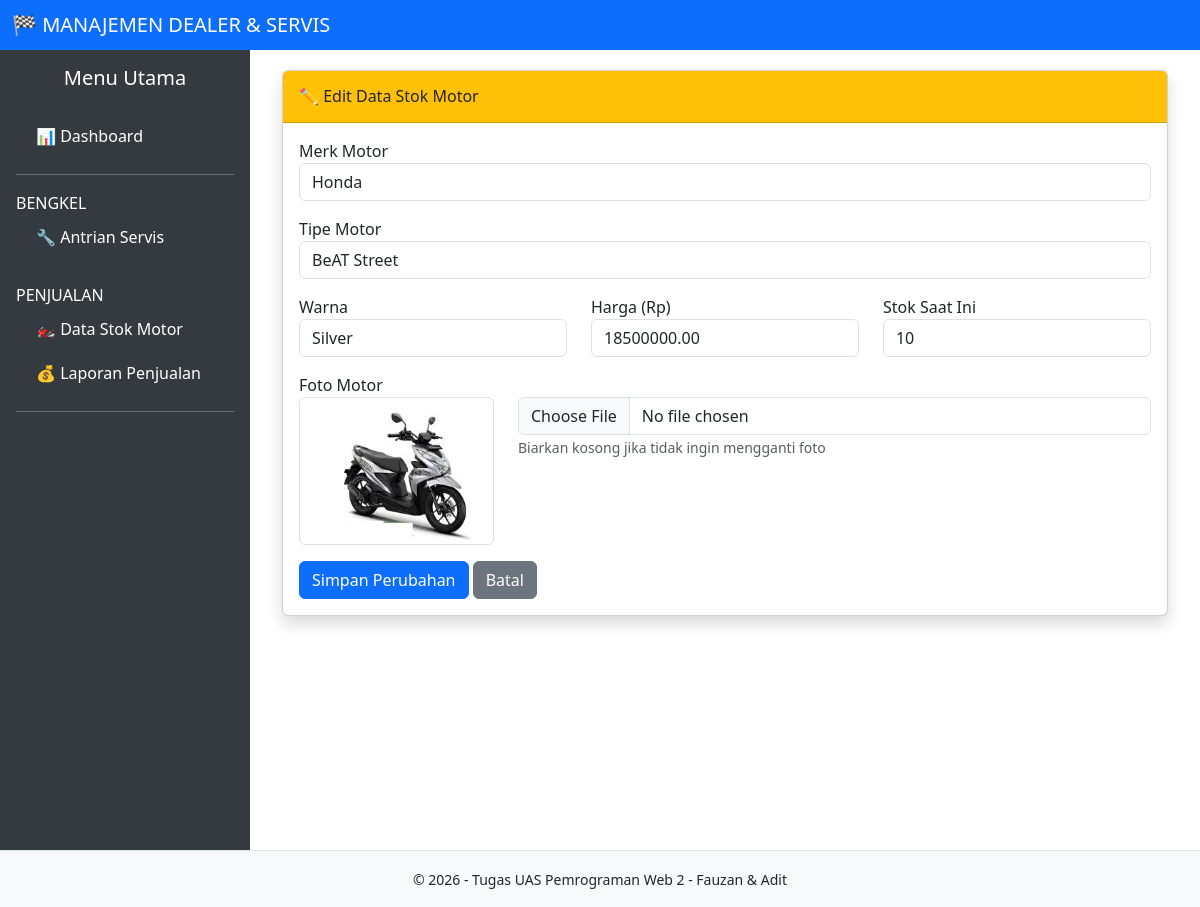
/index.php/dealer/edit_motor/3, run on the app's committed database.
### tables this page shows
CREATE TABLE `tb_motor` (
    `id_motor` int(11) NOT NULL,
    `merk` varchar(50) NOT NULL,
    `tipe` varchar(100) NOT NULL,
    `warna` varchar(50) NOT NULL,
    `harga` decimal(15, 2) NOT NULL,
    `stok` int(11) NOT NULL,
    `foto` varchar(255) DEFAULT NULL
);

### application/controllers/Dealer.php (called while the page is built, shortened)
<?php
class Dealer extends CI_Controller
{
    public function __construct()
    {
        $this->load->model('Dealer_model');
        $this->load->helper('url');
        $this->load->helper('form');
    }
    public function edit_motor($id)
    {
        $data['motor'] = $this->Dealer_model->get_motor_by_id($id);
        $this->load->view('templates/header');
        $this->load->view('templates/sidebar');
        $this->load->view('edit_motor_view', $data);
        $this->load->view('templates/footer');
    }
}

### index.php (called while the page is built, shortened)
<?php
require_once BASEPATH.'core/CodeIgniter.php';

### application/models/Dealer_model.php (called while the page is built, shortened)
<?php
class Dealer_model extends CI_Model {
    public function get_motor_by_id($id)
    {
        return $this->db->get_where('tb_motor', ['id_motor' => $id])->row_array();
    }
}

### application/views/edit_motor_view.php (the view, shortened to what this page needs)
<div class="container-fluid">
    <div class="card shadow mb-4">
        <div class="card-header py-3 bg-warning text-dark">
            <h6 class="m-0 font-weight-bold">✏️ Edit Data Stok Motor</h6>
        </div>
        <div class="card-body">
            <?php echo form_open_multipart('dealer/update_motor'); ?>
            <div class="mb-3">
                <label>Merk Motor</label>
                <select name="merk" class="form-control">
                    <option value="Honda" <?= ($motor['merk'] == 'Honda') ? 'selected' : '' ?>>Honda</option>
                </select>
            </div>
            <div class="mb-3">
                <label>Tipe Motor</label>
                <input type="text" name="tipe" class="form-control" value="<?= $motor['tipe'] ?>" required>
            </div>
            <div class="row">
                <div class="col-md-4 mb-3">
                    <label>Warna</label>
                    <input type="text" name="warna" class="form-control" value="<?= $motor['warna'] ?>" required>
                </div>
                <div class="col-md-4 mb-3">
                    <label>Harga (Rp)</label>
                    <input type="number" name="harga" class="form-control" value="<?= $motor['harga'] ?>" required>
                </div>
                <div class="col-md-4 mb-3">
                    <label>Stok Saat Ini</label>
                    <input type="number" name="stok" class="form-control" value="<?= $motor['stok'] ?>" required>
                </div>
            </div>
            <div class="mb-3">
                <label>Foto Motor</label>
                <div class="row">
                    <div class="col-sm-3">
                        <?php if ($motor['foto']): ?>
                            <img src="<?= base_url('uploads/motor/' . $motor['foto']) ?>" class="img-thumbnail">
                        <?php else: ?>
                            <img src="<?= base_url('assets/img/no-image.jpg') ?>" class="img-thumbnail" alt="No Image">
                        <?php endif; ?>
                    </div>
                    <div class="col-sm-9">
                        <input type="file" name="foto" class="form-control">
                        <small class="text-muted">Biarkan kosong jika tidak ingin mengganti foto</small>
                    </div>
                </div>
            </div>
            <button type="submit" class="btn btn-primary">Simpan Perubahan</button>
            <a href="<?= base_url('index.php/dealer/motor') ?>" class="btn btn-secondary">Batal</a>
            <?php echo form_close(); ?>
        </div>
    </div>
</div>

### application/views/templates/header.php (style rules this page uses)
body { display: flex; min-height: 100vh; flex-direction: column; }

### data on the page
tb_motor: merk "Honda", tipe "BeAT Street", warna "Silver", harga "18500000.00", stok "10", foto (picture)
